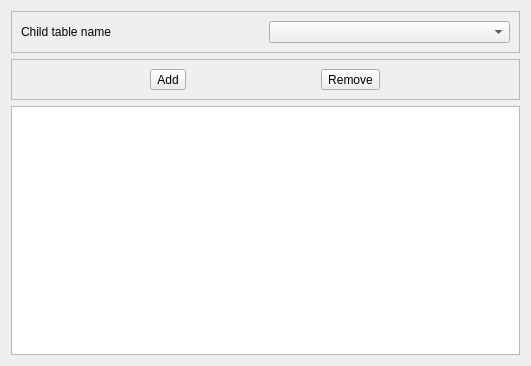
<?xml version="1.0" encoding="UTF-8"?>
<ui version="4.0">
 <class>Dialog</class>
 <widget class="QDialog" name="Dialog">
  <property name="geometry">
   <rect>
    <x>0</x>
    <y>0</y>
    <width>531</width>
    <height>366</height>
   </rect>
  </property>
  <property name="windowTitle">
   <string>Dialog</string>
  </property>
  <layout class="QGridLayout" name="gridLayout">
   <item row="1" column="0">
    <widget class="QFrame" name="frame_action">
     <property name="frameShape">
      <enum>QFrame::StyledPanel</enum>
     </property>
     <property name="frameShadow">
      <enum>QFrame::Raised</enum>
     </property>
     <layout class="QHBoxLayout" name="horizontalLayout">
      <item>
       <widget class="QToolButton" name="toolButton_add">
        <property name="text">
         <string>Add</string>
        </property>
       </widget>
      </item>
      <item>
       <widget class="QToolButton" name="toolButton_remove">
        <property name="text">
         <string>Remove</string>
        </property>
       </widget>
      </item>
     </layout>
    </widget>
   </item>
   <item row="0" column="0">
    <widget class="QFrame" name="frame">
     <property name="frameShape">
      <enum>QFrame::StyledPanel</enum>
     </property>
     <property name="frameShadow">
      <enum>QFrame::Raised</enum>
     </property>
     <layout class="QGridLayout" name="gridLayout_2">
      <item row="0" column="0">
       <widget class="QLabel" name="label">
        <property name="text">
         <string>Child table name</string>
        </property>
       </widget>
      </item>
      <item row="0" column="1">
       <widget class="QComboBox" name="comboBox_parenttype"/>
      </item>
     </layout>
    </widget>
   </item>
   <item row="2" column="0">
    <widget class="QTableWidget" name="tableWidget"/>
   </item>
  </layout>
 </widget>
 <resources/>
 <connections/>
</ui>
